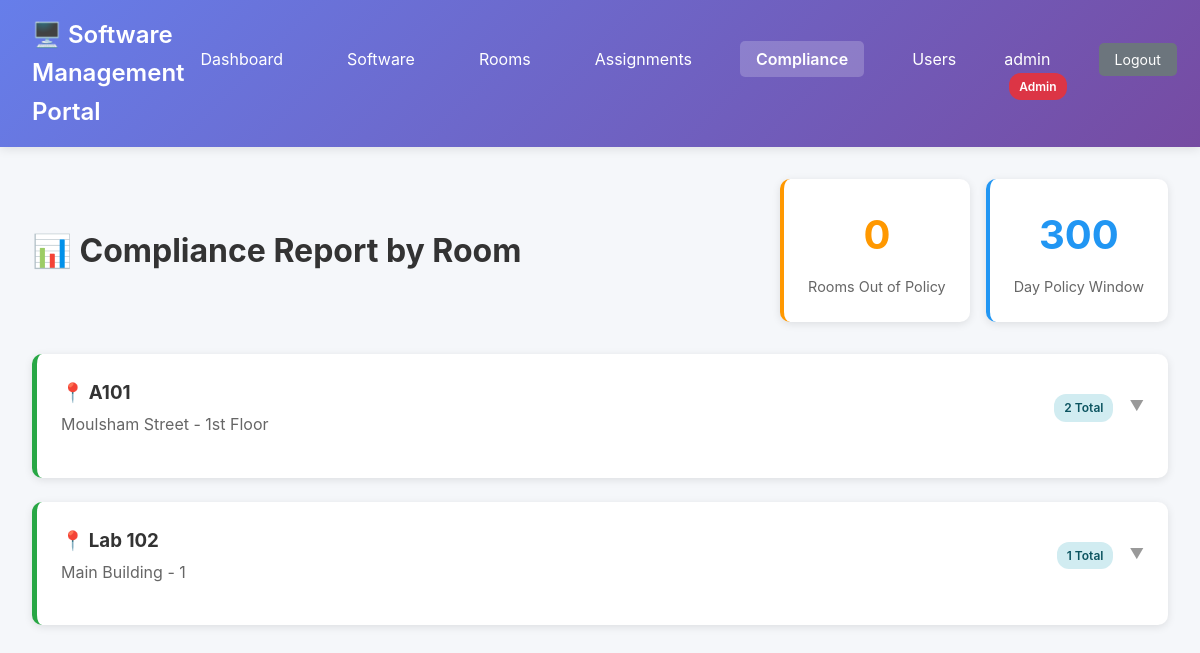
Page /compliance (signed in) on the committed database.
### tables this page shows
CREATE TABLE users (
    id INTEGER PRIMARY KEY AUTOINCREMENT,
    username TEXT NOT NULL UNIQUE,
    password_hash TEXT NOT NULL,
    full_name TEXT,
    email TEXT,
    is_superuser BOOLEAN DEFAULT 0,
    created_at TIMESTAMP DEFAULT CURRENT_TIMESTAMP,
    last_login TIMESTAMP
);

CREATE TABLE rooms (
    id INTEGER PRIMARY KEY AUTOINCREMENT,
    room_name TEXT NOT NULL UNIQUE,
    building TEXT,
    floor TEXT,
    created_at TIMESTAMP DEFAULT CURRENT_TIMESTAMP
);

### app.py (the view)
@app.route('/compliance')
@login_required
@superuser_required
def compliance_report():
    conn = get_db()
    cursor = conn.cursor()
    cursor.execute('''
        SELECT
            r.id as room_id, r.room_name, r.building, r.floor,
            COUNT(i.id) as total_installations,
            SUM(CASE WHEN CAST((julianday('now') - julianday(i.last_updated)) AS INTEGER) > ?
                AND i.is_long_life = 0 THEN 1 ELSE 0 END) as out_of_policy_count,
            SUM(CASE WHEN CAST((julianday('now') - julianday(i.last_updated)) AS INTEGER) > ? - 30
                AND CAST((julianday('now') - julianday(i.last_updated)) AS INTEGER) <= ?
                AND i.is_long_life = 0 THEN 1 ELSE 0 END) as warning_count,
            MIN(CASE WHEN i.is_long_life = 0
                THEN CAST((julianday('now') - julianday(i.last_updated)) AS INTEGER) END) as oldest_update_days
        FROM rooms r
        LEFT JOIN installations i ON r.id = i.room_id
        GROUP BY r.id
        HAVING total_installations > 0
        ORDER BY out_of_policy_count DESC, warning_count DESC, oldest_update_days DESC
    ''', (UPDATE_POLICY_DAYS, UPDATE_POLICY_DAYS, UPDATE_POLICY_DAYS))
    rooms = cursor.fetchall()
    room_details = {}
    for room in rooms:
        cursor.execute('''
            SELECT
                i.id as installation_id, s.software_name, s.vendor, i.installed_version, i.last_updated,
                CAST((julianday('now') - julianday(i.last_updated)) AS INTEGER) as days_since_update,
                i.is_long_life, i.long_life_reason, i.updated_by
            FROM installations i
            JOIN software s ON i.software_id = s.id
            WHERE i.room_id = ?
            AND (CAST((julianday('now') - julianday(i.last_updated)) AS INTEGER) > ? - 30
                 OR i.is_long_life = 1)
            ORDER BY days_since_update DESC
        ''', (room['room_id'], UPDATE_POLICY_DAYS))
        room_details[room['room_id']] = cursor.fetchall()
    conn.close()
    return render_template('compliance_report.html', rooms=rooms, room_details=room_details,
                          update_policy_days=UPDATE_POLICY_DAYS)

### app.py (called while the page is built)
@login_manager.user_loader
def load_user(user_id):
    conn = get_db()
    cursor = conn.cursor()
    cursor.execute('SELECT id, username, full_name, is_superuser FROM users WHERE id = ?', (user_id,))
    user_data = cursor.fetchone()
    conn.close()
    if user_data:
        return User(user_data['id'], user_data['username'], user_data['full_name'], user_data['is_superuser'])
    return None

@app.context_processor
def inject_pending_assignments():
    if current_user.is_authenticated:
        conn = get_db()
        cursor = conn.cursor()
        cursor.execute('''
            SELECT COUNT(*) as count
            FROM assignments
            WHERE assigned_to = ? AND status = 'pending'
        ''', (current_user.id,))
        result = cursor.fetchone()
        conn.close()
        return {'pending_assignments_count': result['count'] if result else 0}
    return {'pending_assignments_count': 0}

def superuser_required(f):
    @wraps(f)
    def decorated_function(*args, **kwargs):
        if not current_user.is_authenticated or not current_user.is_superuser:
            flash('You need superuser privileges to access this page.', 'error')
            return redirect(url_for('index'))
        return f(*args, **kwargs)
    return decorated_function

def get_db():
    conn = sqlite3.connect(DB_PATH)
    conn.row_factory = sqlite3.Row
    return conn

### templates/compliance_report.html (shortened to what this page needs)
<!DOCTYPE html>
<html lang="en">
<head>
    <link rel="stylesheet" href="{{ url_for('static', filename='style.css') }}">
</head>
<body>
    <nav class="navbar">
        <div class="nav-brand">
            <h1>🖥️ Software Management Portal</h1>
        </div>
        <ul class="nav-menu">
            <li><a href="{{ url_for('index') }}">Dashboard</a></li>
            <li><a href="{{ url_for('software_list') }}">Software</a></li>
            <li><a href="{{ url_for('rooms_list') }}">Rooms</a></li>
            <li><a href="{{ url_for('my_assignments') }}">{% if current_user.is_superuser %}Assignments{% else %}My Assignments{% endif %}</a></li>
            {% if current_user.is_superuser %}
            <li><a href="{{ url_for('compliance_report') }}" class="active">Compliance</a></li>
            <li><a href="{{ url_for('users_list') }}">Users</a></li>
            {% endif %}
            <li class="user-info">
                {{ current_user.username }}
                {% if current_user.is_superuser %}
                <span class="badge badge-admin">Admin</span>
                {% endif %}
            </li>
            <li><a href="{{ url_for('logout') }}" class="btn-sm btn-secondary">Logout</a></li>
        </ul>
    </nav>
    <div class="container">
        <div class="page-header">
            <h2>📊 Compliance Report by Room</h2>
            <div class="header-stats">
                <div class="stat-card warning">
                    <div class="stat-value">{{ rooms|selectattr('out_of_policy_count', 'gt', 0)|list|length }}</div>
                    <div class="stat-label">Rooms Out of Policy</div>
                </div>
                <div class="stat-card info">
                    <div class="stat-value">{{ update_policy_days }}</div>
                    <div class="stat-label">Day Policy Window</div>
                </div>
            </div>
        </div>
        {% if rooms %}
            {% for room in rooms %}
                {% set status = 'critical' if room.out_of_policy_count > 0 else ('warning' if room.warning_count > 0 else 'good') %}
                <div class="compliance-card {{ status }}">
                    <div class="room-header" data-room-id="{{ room.room_id }}" onclick="toggleDetails(this.dataset.roomId)">
                        <div>
                            <h3>📍 {{ room.room_name }}</h3>
                            <p style="color: #666; margin: 0.25rem 0 0 0;">
                                {% if room.building %}{{ room.building }}{% endif %}
                                {% if room.floor %} - {{ room.floor }}{% endif %}
                            </p>
                        </div>
                        <div class="room-stats">
                            <span class="badge badge-info">{{ room.total_installations }} Total</span>
                            <span style="color: #999;">▼</span>
                        </div>
                    </div>
                </div>
            {% endfor %}
        {% else %}
            <div class="compliance-card good">
                <p style="text-align: center; color: #28a745; font-size: 1.2rem; margin: 2rem 0;">
                    ✓ All rooms are fully compliant!
                </p>
            </div>
        {% endif %}
    </div>
</body>
</html>

### static/style.css (style rules this page uses)
* { margin: 0; padding: 0; box-sizing: border-box; }
body { font-family: -apple-system, BlinkMacSystemFont, 'Segoe UI', Roboto, 'Helvetica Neue', Arial, sans-serif; background: #f5f7fa; color: #333; line-height: 1.6; }
.navbar { background: linear-gradient(135deg, #667eea 0%, #764ba2 100%); color: white; padding: 1rem 2rem; box-shadow: 0 2px 10px rgba(0,0,0,0.1); display: flex; justify-content: space-between; align-items: center; }
.nav-brand h1 { font-size: 1.5rem; font-weight: 600; }
.nav-menu { display: flex; list-style: none; gap: 2rem; }
.nav-menu a { color: white; text-decoration: none; padding: 0.5rem 1rem; border-radius: 5px; transition: background 0.3s; position: relative; }
.nav-menu a.active { background: rgba(255,255,255,0.2); font-weight: 600; }
.badge { background: #ff4444; color: white; padding: 2px 8px; border-radius: 12px; font-size: 0.75rem; margin-left: 5px; }
.container { max-width: 1400px; margin: 2rem auto; padding: 0 2rem; }
.page-header { display: flex; justify-content: space-between; align-items: center; margin-bottom: 2rem; }
.page-header h2 { font-size: 2rem; color: #333; }
.header-stats { display: flex; gap: 1rem; }
.stat-card { background: white; padding: 1.5rem; border-radius: 10px; box-shadow: 0 2px 8px rgba(0,0,0,0.1); min-width: 150px; text-align: center; border-left: 4px solid #667eea; }
.stat-card.warning { border-left-color: #ff9800; }
.stat-card.info { border-left-color: #2196f3; }
.stat-value { font-size: 2.5rem; font-weight: bold; color: #667eea; }
.stat-card.warning .stat-value { color: #ff9800; }
.stat-card.info .stat-value { color: #2196f3; }
.stat-label { color: #666; font-size: 0.9rem; margin-top: 0.5rem; }
.badge { padding: 4px 10px; border-radius: 12px; font-size: 0.75rem; font-weight: 600; display: inline-block; white-space: nowrap; }
.badge-info { background: #d1ecf1; color: #0c5460; }
.badge-admin { background: #dc3545; color: white; }
.btn-secondary { background: #6c757d; color: white; }
.btn-sm { padding: 0.4rem 0.8rem; font-size: 0.875rem; }

### templates/compliance_report.html (style rules this page uses)
.compliance-card { background: white; border-radius: 10px; padding: 1.5rem; margin-bottom: 1.5rem; box-shadow: 0 2px 8px rgba(0,0,0,0.1); }
.compliance-card.good { border-left: 5px solid #28a745; }
.room-header { display: flex; justify-content: space-between; align-items: center; margin-bottom: 1rem; cursor: pointer; }
.room-header h3 { margin: 0; color: #333; }
.room-stats { display: flex; gap: 1rem; font-size: 0.9rem; }

### rows in the picture
users: username "admin"
rooms: room_name "A101", building "Moulsham Street", floor "1st Floor", total_installations "2"
rooms: room_name "Lab 102", building "Main Building", floor "1", total_installations "1"

### other values in the picture
{{ rooms|selectattr('out_of_policy_count', 'gt', 0)|list|length }} "0"
{{ update_policy_days }} "300"
